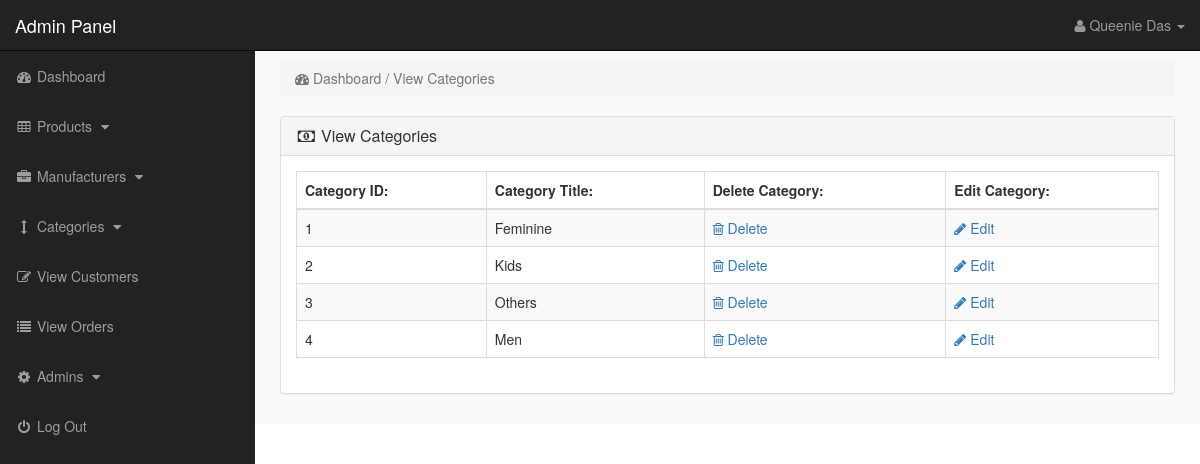
The app's page /Ecom_store/admin_area/index.php?view_cats (signed in), older data.
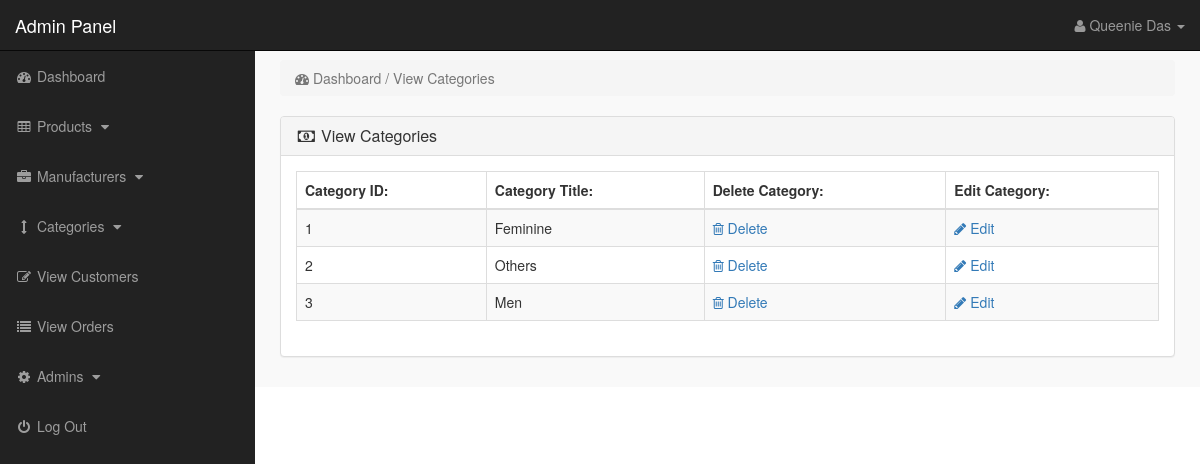
The same page, newer data.
### tables this page shows
CREATE TABLE IF NOT EXISTS `categories` (
`cat_id` int(10) NOT NULL,
  `cat_title` text NOT NULL,
  `cat_top` text NOT NULL,
  `cat_image` text NOT NULL
);

### Ecom_store/admin_area/view_cats.php (the view)
<?php
if(!isset($_SESSION['admin_email'])){
echo "<script>window.open('login.php','_self')</script>";
}
else {
?>
<div class="row" >
<div class="col-lg-12" >
<ol class="breadcrumb" >
<li class="active" >
<i class="fa fa-dashboard" ></i> Dashboard / View Categories
</li>
</ol>
</div>
</div>
<div class="row" >
<div class="col-lg-12" >
<div class="panel panel-default" >
<div class="panel-heading" >
<h3 class="panel-title" >
<i class="fa fa-money fa-fw"></i> View Categories
</h3>
</div>
<div class="panel-body" >
<div class="table-responsive" >
<table class="table table-bordered table-hover table-striped" >
<thead>
<tr>
<th>Category ID:</th>
<th>Category Title:</th>
<th>Delete Category:</th>
<th>Edit Category:</th>
</tr>
</thead>
<tbody>
<?php
$i=0;
$get_cats = "select * from categories";
$run_cats = mysqli_query($con,$get_cats);
while($row_cats = mysqli_fetch_array($run_cats)){
$cat_id = $row_cats['cat_id'];
$cat_title = $row_cats['cat_title'];
$i++;
?>
<tr>
<td><?php echo $i; ?></td>
<td><?php echo $cat_title; ?></td>
<td>
<a href="index.php?delete_cat=<?php echo $cat_id; ?>" >
<i class="fa fa-trash-o" ></i> Delete
</a>
</td>
<td>
<a href="index.php?edit_cat=<?php echo $cat_id; ?>" >
<i class="fa fa-pencil" ></i> Edit
</a>
</td>
</tr>
<?php } ?>
</tbody>
</table>
</div>
</div>
</div>
</div>
</div>
<?php } ?>

Row changes from the older to the newer data that the page shows:
removed categories: cat_title "Kids"
